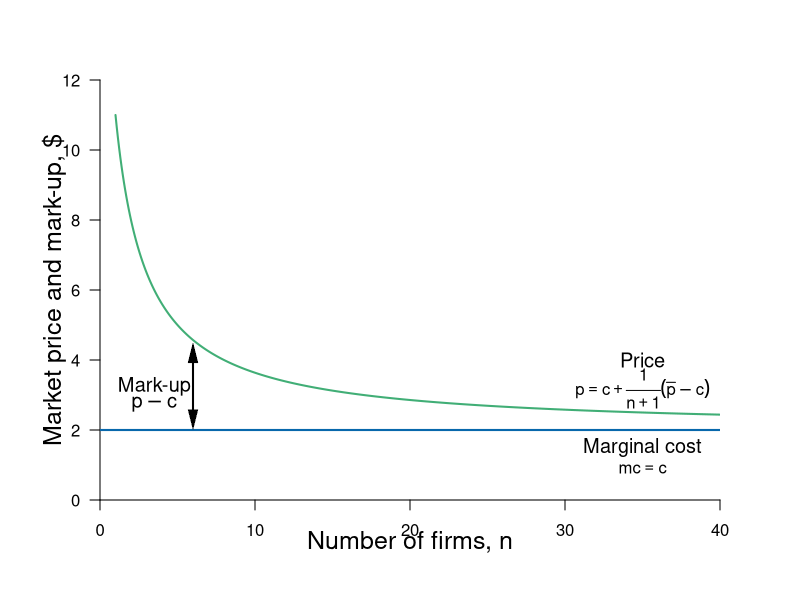

Source code (R):
require(shape)
pdf(file = "competitionmarkets/markup_nfirms.pdf", width = 9, height = 7)

#Set parameters for graphics
axislabelsize <- 1.5
labelsize <- 1.2
graphlinewidth <- 2
segmentlinewidth <- 1.5

COL <- c("#7fc97f", "#beaed4", "#fdc086", "#ffff99", "#386cb0", "#f0027f", "#bf5b17", "#666666")
COLA <- c("#e0f3db", "#99d8c9","#66c2a4","#41ae76", "#238b45", "#005824")
COLB <- c("#c6dbef", "#4eb3d3", "#2b8cbe", "#0868ac","#084081")

par(mar =  c(5, 5, 4, 4))

marketProfit <- function(n, s = 0.5, pmax = 20, c1 = 2) {
  n*(1/(n+1)^2)*(pmax - c1)^2/(s)
}

consumerSurplus <- function(n, s = 0.5, pmax = 20, c1 = 2) {
  (1/2)*(pmax - (c1 + ((1/(n+1))*(pmax -c1)  )) )*(n/(n+1))*( (pmax - c1)/(s))
}

markUp <- function(n, pmax = 20, c1 = 2) {
  c1 + (1/(n+1))*(pmax - c1)
}


xlims <- c(0, 40)
ylims <- c(0, 12)

npts <- 501 
x <- seq(xlims[1], xlims[2], length.out = npts)
y <- seq(ylims[1], ylims[2], length.out = npts) 
a <- c(46.08, 55, 64)
b <- c(46.08, 55, 64)


#B's value when at A's bliss point
#0.35*log(5.88) + 0.35*log(8.88) + 0.5*log(10 - 5.88) + 0.5*log(15 - 8.88) 

#B's bliss point x = 4.11765; y = 6.17647
#A's value when at A's bliss point
#0.5*log(4.11765) + 0.5*log(6.17647) + 0.35*log(10 - 4.11765) + 0.35*log(15 - 6.17647) 


plot(0, 0, xlim = xlims, ylim = ylims, type = "n",
     xlab = expression(paste("")),
     ylab = expression(paste("")), 
     xaxt = "n", 
     yaxt = "n", 
     cex.lab = axislabelsize, 
     bty = "n",
     xaxs="i", 
     yaxs="i")

ticksy <- seq(from = 0, to = ylims[2], by = 2)
ylabels <- seq(from = 0, to = ylims[2], by = 2)
ticksx <- seq(from = 0, to = xlims[2], by = 10)
xlabels <- seq(from = 0, to = xlims[2], by = 10)
# ticksy <- c(0, ylims[2])
# ylabels <- c(NA, NA)
# ticksx <- c(0, xlims[2])
# xlabels <- c(NA, NA)

axis(1, at = ticksx, pos = 0, labels = xlabels)

#text(x = c(0, 12, 18, 36, xlims[2]), par("usr")[3] - 0.4, labels = xlabels, srt = 0, pos = 1, xpd = TRUE)

axis(2, at = ticksy, pos = 0, labels = ylabels, las = 1)

npts <- 500 
xx1 <- seq(xlims[1], xlims[2], length.out = npts)
xx2 <- seq(1, xlims[2], length.out = npts)

lines(xx2, markUp(xx2, pmax = 20, c1 = 2), col = COLA[4], lwd = graphlinewidth)
#lines(xx2, marketProfit(xx2, s = 1/2, pmax = 20, c1 = 2), col = COLB[4], lwd = graphlinewidth)

segments(0, 2, xlims[2], 2, lty = 1, col = COLB[4] , lwd = graphlinewidth)
# segments(12, 0, 12, 12, lty = 2, col = "gray" , lwd = segmentlinewidth)

#mtext(expression(paste("A's output, ", x^A)), side=1, line = 2.5, cex = axislabelsize)
text(0.5*(xlims[2]), -1.2, expression(paste("Number of firms, ", n)), xpd = TRUE, cex = axislabelsize) 
text(-3, 0.5*ylims[2], expression(paste("Market price and mark-up, $")), xpd = TRUE, cex = axislabelsize, srt = 90) 

#segments(4.11765, 6.17647, 5.88, 8.88, lty = 1, col = COL[2] , lwd = graphlinewidth)
#text(7.3, 3, expression("Pareto Efficient"))
#text(7.3, 2.5, expression("Curve"))
#Arrows(7.3, 3.5, 7.3, 6.1, col = "black", lty = 1, lwd = 2, arr.type = "triangle", arr.lwd = 0.5)

#Label the iso-welfare functions for the HG, Aisha
# text(3.8, 1.5, expression(u[1]^A))
# text(4.6, 1.5, expression(u[2]^A))
# text(5.5, 1.5, expression(u[3]^A))
#text(6.6, 8.3, expression(u[4]^A))

#Label the indifference curves for the HG, Betty
# text(7.6, 17, expression(u[1]^B))
# text(6.75, 17, expression(u[2]^B))
# text(6, 17, expression(u[3]^B))
#text(3.4, 6.9, expression(v[4]^B))

#Label point i. 
# points(12, 12, pch = 16, col = "black", cex = 1.5)
# text(16.5, 12.5, expression(paste("Nash Equilibrium")))
# text(11.3, 11.3, expression(paste("n")))

#Annotate Pareto Efficient Curve and relevant points
# segments(8, 6, 6, 8, lty = 1, col = COL[2] , lwd = graphlinewidth)
# points(6, 8, pch = 16, col = "black", cex = 1.5)
# text(6, 8.5, expression(paste("g")))
# 
# points(8, 6, pch = 16, col = "black", cex = 1.5)
# text(7, 7.5, expression(paste("i")))
# 
# points(7, 7, pch = 16, col = "black", cex = 1.5)
# text(8, 6.5, expression(paste("f")))

#points(5.84, 8.77, pch = 16, col = "black", cex = 1.5)

#Mark-up
text(3.5, 3.25, expression(paste("Mark-up")), cex = labelsize)
text(3.5, 2.75, expression(paste(p - c)), cex = labelsize)

#text(14, 6, expression(paste("function")))
Arrows(6, 2.3, 6, 4.2, col = "black", lty = 1, code = 3, lwd = 2, arr.type = "triangle", arr.lwd = 0.5)

#Label price
text(35, 4, expression(paste("Price")), cex = labelsize)
text(35, 3.2, expression(paste(p == c + frac(1, n + 1)*(bar(p) - c))))

text(35, 1.5, expression(paste("Marginal cost")), cex = labelsize)
text(35, 0.9, expression(paste(mc == c)))




dev.off()
